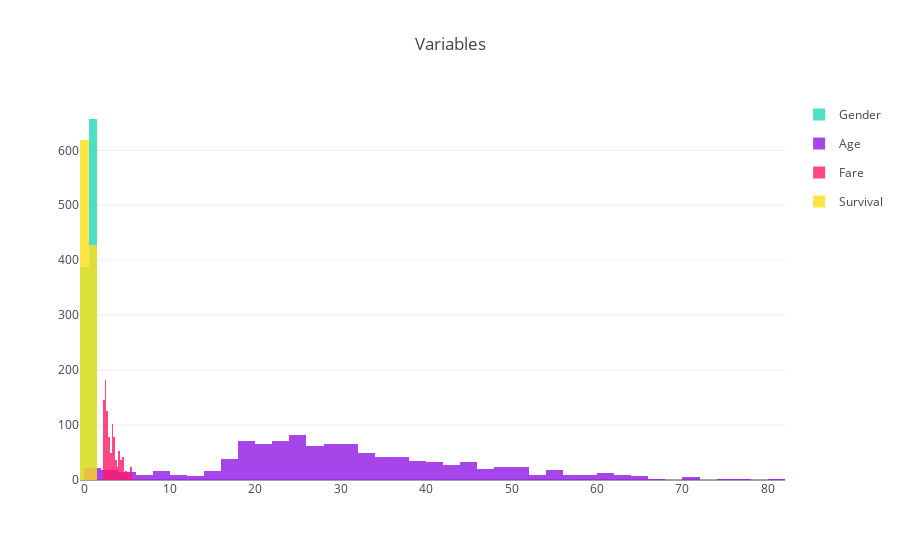

Notebook cell for this chart:
### Code cell
g = (dataframe["sex"] == "male").astype(int)

g.name = "Gender"

a = dataframe["age"]

a.name = "Age"

f = pd.Series(
    kraft.log_nd_array(
        dataframe["fare"].values, shift_as_necessary_to_achieve_min_before_logging="0<"
    ),
    index=dataframe.index,
)

f.name = "Fare"

s = dataframe["survived"]

s.name = "Survival"

kraft.plot_histogram((g, a, f, s), title="Variables")

### Figure 1 — Plotly figure (JSON) as saved in the notebook; plotly's stock layout.template omitted (floating-point values rounded to 4 significant figures; data arrays with more than 128 entries replaced by an {"elided": "..."} marker saying what was removed)
{"data": [{"histnorm": "", "legendgroup": "Gender", "marker": {"color": "#20d9ba"}, "name": "Gender", "opacity": 0.8, "type": "histogram", "uid": "0ad510a2-8cb3-4526-b54c-5554328c74c9", "x": {"elided": "1045 int values"}, "yaxis": "y2"}, {"histnorm": "", "legendgroup": "Age", "marker": {"color": "#9017e6"}, "name": "Age", "opacity": 0.8, "type": "histogram", "uid": "229d3679-ac02-40ad-84c3-66526143496e", "x": {"elided": "1045 float values"}, "yaxis": "y2"}, {"histnorm": "", "legendgroup": "Fare", "marker": {"color": "#ff1968"}, "name": "Fare", "opacity": 0.8, "type": "histogram", "uid": "b8610af0-da30-44c3-a49e-e130f96f3ab9", "x": {"elided": "1045 float values"}, "yaxis": "y2"}, {"histnorm": "", "legendgroup": "Survival", "marker": {"color": "#ffe119"}, "name": "Survival", "opacity": 0.8, "type": "histogram", "uid": "53b01e4c-a932-405b-91dd-0e89f0513f24", "x": {"elided": "1045 int values"}, "yaxis": "y2"}], "layout": {"autosize": true, "barmode": "overlay", "hovermode": "closest", "title": {"text": "Variables"}, "xaxis": {"anchor": "y", "automargin": true}, "yaxis": {"automargin": true, "domain": [0, 0], "dtick": 1, "showticklabels": false, "zeroline": false}, "yaxis2": {"domain": [0, 1], "title": {"text": ""}}}}
